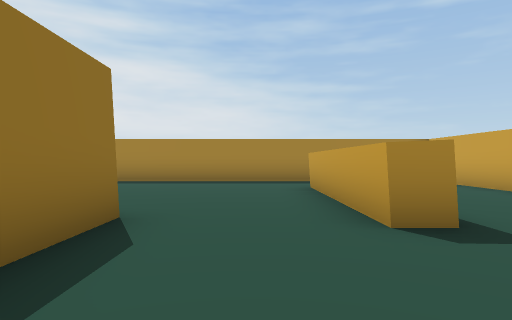
[1] (above)

24 first-person views from a walk through a 3-D level made in the Unity game engine. The camera is 1.2 m above the floor, looks level and sees 75° across. The floor is counted in squares, 2 m on a side. Each view is taken from the middle of a square. On the plan, view 1 faces up. The plan holds only what a view shows up to about 10 squares ahead; the rest is blank. The player is left out.

[2]
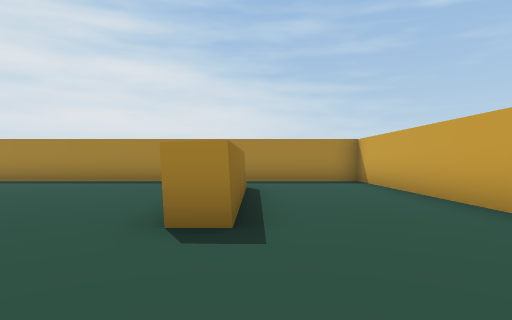

[3]
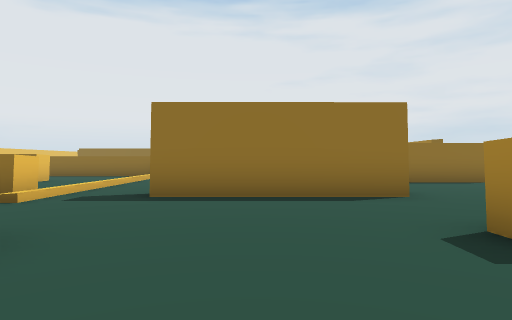

[4]
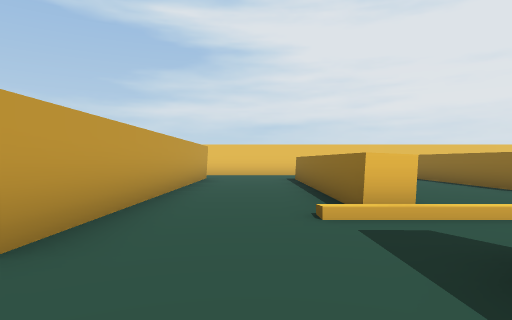

[5]
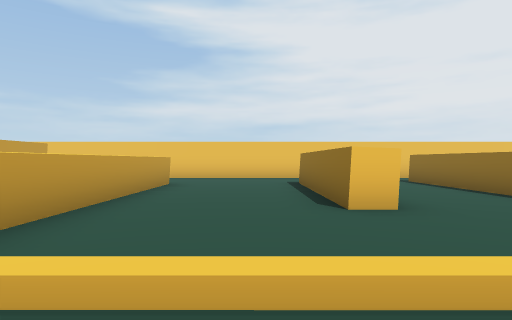

[6]
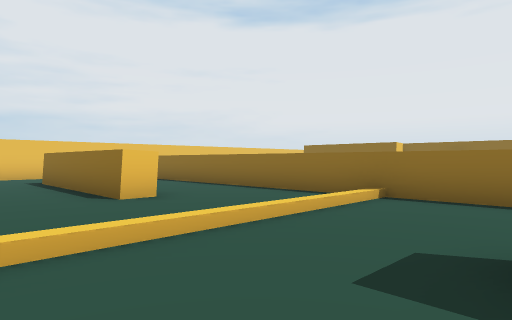

[7]
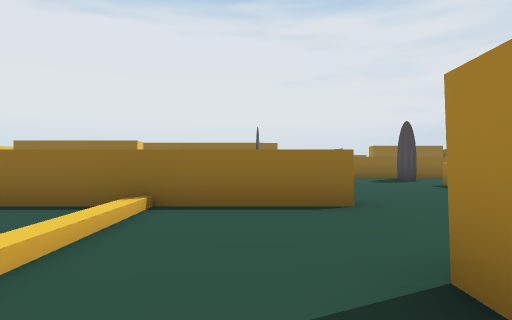

[8]
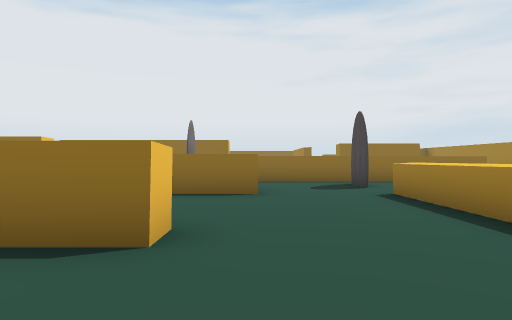

[9]
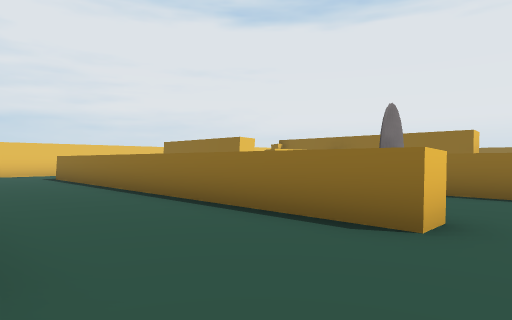

[10]
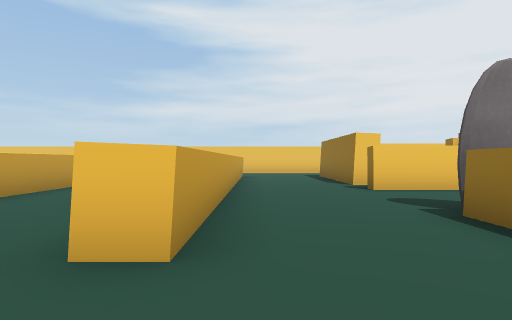

[11]
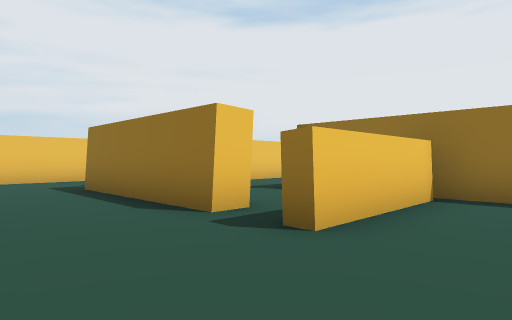

[12]
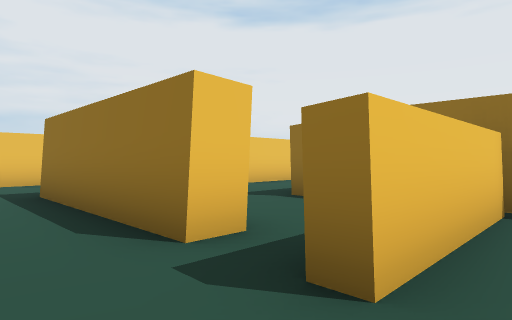

[13]
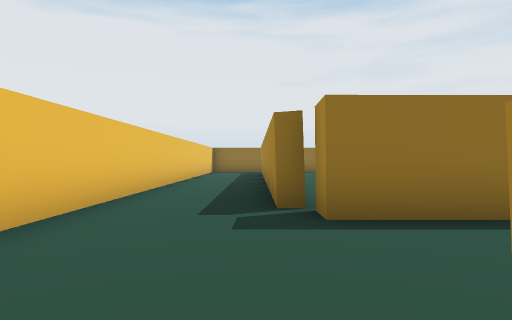

[14]
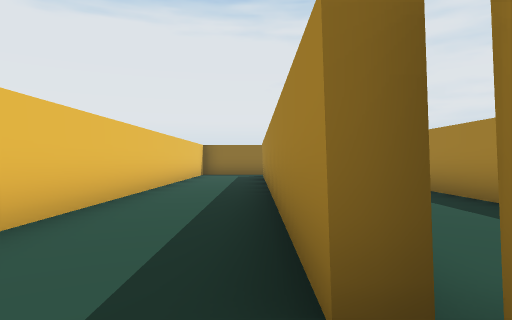

[15]
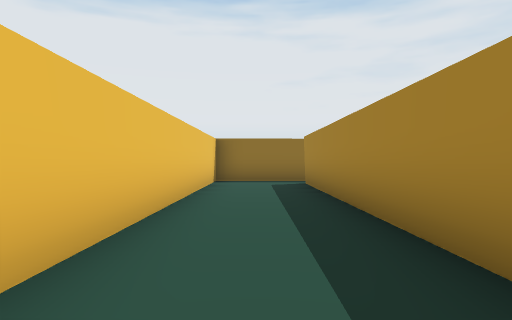

[16]
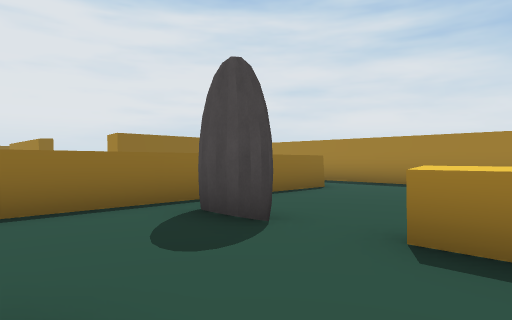

[17]
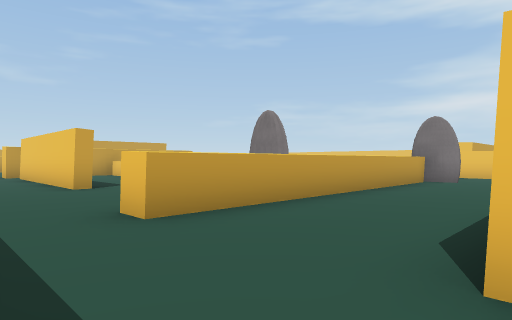

[18]
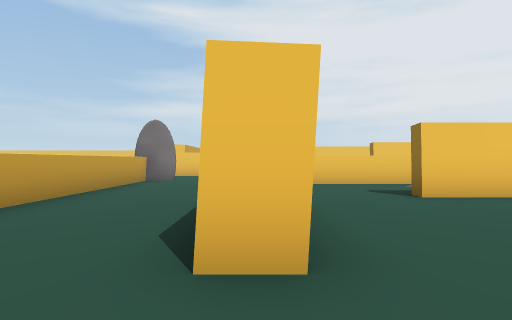

[19]
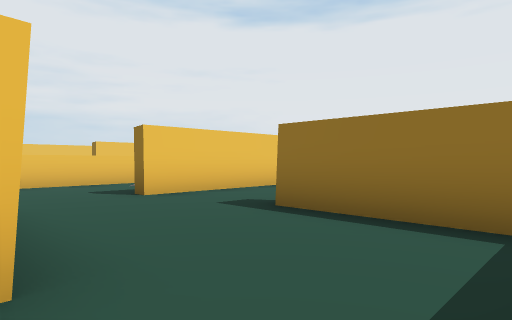

[20]
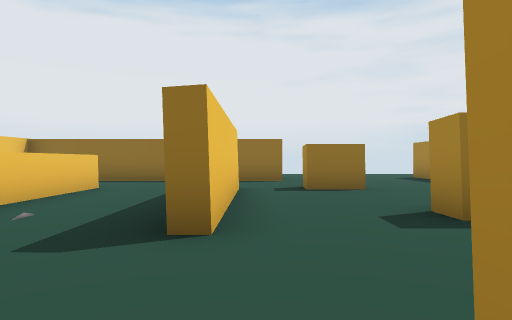

[21]
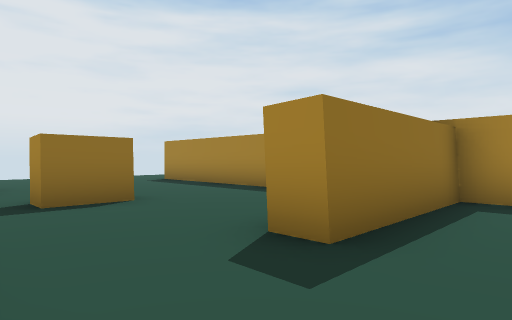

[22]
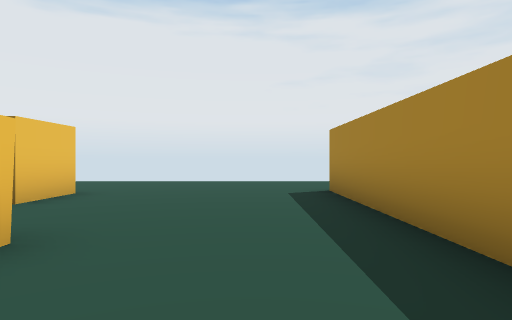

[23]
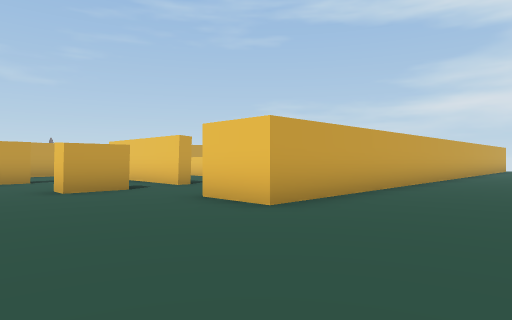

[24]
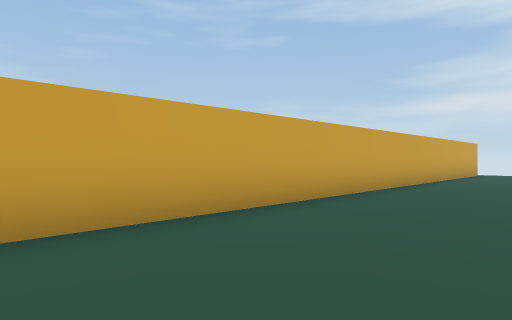

### Floor plan
Key: @ floor where view 1 was taken; # wall or solid block; x gap in a wall; . floor; = window, fence, low wall or low ledge; ^ raised ledge.
Columns run from 33 left of view 1 to 5 right of it. Each row starts with its distance up from view 1.
 10 .. #####  ##    ######      ###########
  9 ......... #.........        ..........#
  8 ..........#..............    .........#
  7 ..........#...#...^........ #......#..#
  6 .......#......#...^...##### #......#..#
  5 ..............#...^......   #......#..#
  4 ...##.............^......     .....#..#
  3 ...##  .####.. ...^#......     #...#..
  2 ...## ........ ...^........    #......
  1 ...##......... ...^..^......   #......
  0 ...##..^^^^^^^# ..^..^..^...#..#.@...
 -1 ...##         # .#...^..^..........#
 -2 ...##         # .....^..^..........#
 -3  ..###        #......^..^......^=..#
 -4  ..#          ####...^..^.......^..#
 -5  ..#          # .x...^..^...^...^..#
 -6  ..#          #..#...^..^...^...^..#
 -7  ..#       ####..#...^..^...^...^..#
 -8  ..#        .....#...^..^.. ^...^..#
 -9   .#        .....#...^. ^.. ^...^..#
-10     #.############....  ^.  ....
-11     #................       ....
-12     #...............        .
-13     ################        #

Where each view was taken, in squares from view 1:
view 1: 0 up, 0 right, facing up
view 2: 0 up, 2 right, facing up
view 3: 1 up, 4 right, facing left
view 4: 1 up, 0 right, facing down
view 5: 1 down, 4 left, facing down
view 6: 0 up, 3 left, facing down-left
view 7: 1 down, 4 left, facing left
view 8: 1 up, 6 left, facing left
view 9: 2 up, 9 left, facing down-left
view 10: 3 up, 13 left, facing down
view 11: 2 down, 13 left, facing down-left
view 12: 3 down, 14 left, facing down-left
view 13: 10 down, 12 left, facing left
view 14: 10 down, 15 left, facing left
view 15: 11 down, 19 left, facing left
view 16: 1 up, 11 left, facing up-left
view 17: 9 up, 19 left, facing down-right
view 18: 9 up, 19 left, facing down
view 19: 9 up, 19 left, facing down-left
view 20: 4 up, 19 left, facing left
view 21: 4 up, 21 left, facing up-left
view 22: 8 up, 24 left, facing left
view 23: 8 up, 33 left, facing down-right
view 24: 2 up, 33 left, facing down-right
